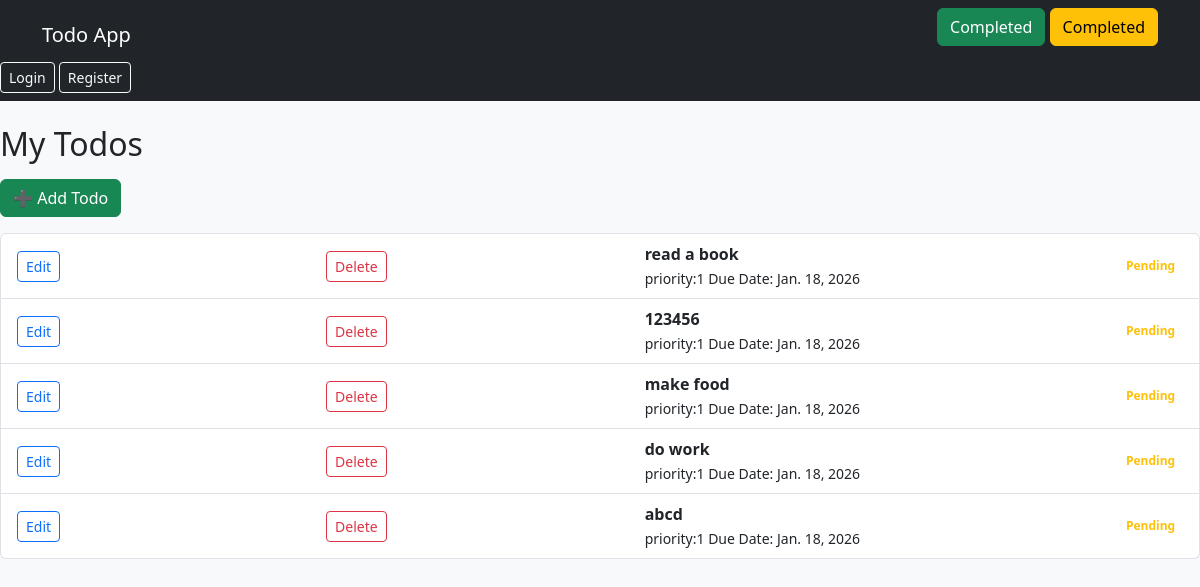
Screenshot of /todos/ (signed in) with the database file from the repository.
### todoapp/models.py (models this page shows, shortened)
class Todo(models.Model):
    user = models.ForeignKey(User, on_delete=models.CASCADE)
    title = models.CharField(max_length=40)
    description = models.TextField()
    priority = models.IntegerField(default=1)
    due_date = models.DateField(null=True, blank=True)
    is_completed = models.BooleanField(default=False)
    created_at = models.DateTimeField(auto_now_add=True)

### todoapp/views.py (the view)
# urls.py: path('todos/', todo_list, name="todo_list"),
@login_required
def todo_list(request):
    todos = Todo.objects.all()
    return render(request, 'todoapp/todo_list.html', {'todos': todos})

### todoapp/templates/todoapp/todo_list.html
{% extends 'todoapp/base.html' %}
{% block content %}
<h2 class="mb-3">My Todos</h2>
{% if todos %}
    <a href="{% url 'add_todo' %}" class="btn btn-success mb-3">➕ Add Todo </a>
<ul class="list-group">
    {% for todo in todos %}
            <li class="list-group-item d-flex justify-content-between align-items-center">
                <a href="{% url 'update_todo' todo.id %}" class="btn btn-sm btn-outline-primary"> Edit</a>
                 <a href="{% url 'delete_todo' todo.id %}" class="btn btn-sm btn-outline-danger ms-2"> Delete</a>
                <div>
            <strong>{{ todo.title }}</strong><br>
            <small>
                priority:{{ todo.priority }}
                Due Date: {{ todo.due_date }}
            </small>
        </div>
            {% if todo.is_completed %}
                <span class="badge text-seccess">Completed </span>
            {% else %}
                <span class="badge text-warning">Pending</span>
            {% endif %}
        </li>
    {% endfor %}
</ul>
{% else %}
    <p> class= "text-muted NO task yet </p>
{% endif %}
{% endblock %}

### rows the page displays
Todo: title "read a book", priority "1", due_date "Jan. 18, 2026", is_completed "Pending"
Todo: title "123456", priority "1", due_date "Jan. 18, 2026", is_completed "Pending"
Todo: title "make food", priority "1", due_date "Jan. 18, 2026", is_completed "Pending"
Todo: title "do work", priority "1", due_date "Jan. 18, 2026", is_completed "Pending"
Todo: title "abcd", priority "1", due_date "Jan. 18, 2026", is_completed "Pending"
